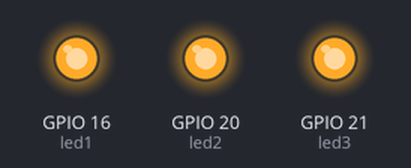
The program below on a simulated Raspberry Pi (BCM pin numbers). On the bench: output pins drawn as LEDs (lit = HIGH).

Above: at 0.5 s.
At 3.5 s:
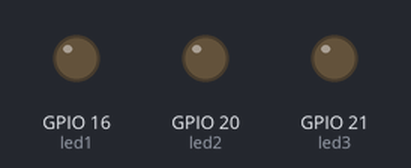
Timing chart, 0 to 4.6 s (numbered marks = the images above):
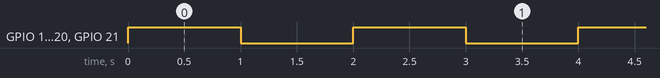

Measured:
- by itself, GPIO 16 (led1), GPIO 20 (led2), GPIO 21 (led3): alternates HIGH for 1.0 s and LOW for 1.0 s

The program:

led_blink_python.py
```python
# led_blink_python.py  (원본 — 비교 측정용)
from gpiozero import LED
from time import sleep

led1 = LED(16)
led2 = LED(20)
led3 = LED(21)

try:
    while True:
        led1.on(); led2.on(); led3.on()
        sleep(1.0)
        led1.off(); led2.off(); led3.off()
        sleep(1.0)
except KeyboardInterrupt:
    pass

led1.off(); led2.off(); led3.off()
```
